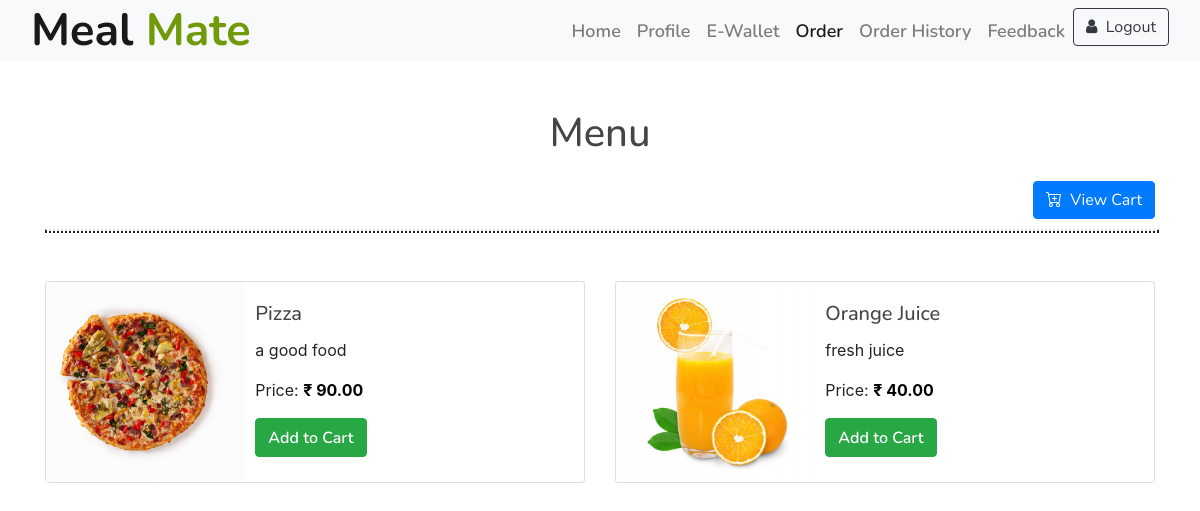
/menushowstudent/, run on the app's committed database.
### accounts/models.py (models this page shows)
class MenuItem(models.Model):
    menuid = models.AutoField(primary_key=True)
    item_name = models.CharField(max_length=255)
    description = models.TextField()
    quantity = models.IntegerField()
    price = models.DecimalField(max_digits=10, decimal_places=2)
    images = models.ImageField(upload_to='images',  default='')

### accounts/views.py (the view)
# urls.py: path('menushowstudent/', views.menushowstudent, name='menushowstudent'),
def menushowstudent(request):
    menu_items = MenuItem.objects.all()
    return render(request, 'menu_student.html', {'menu_items': menu_items})

### templates/menu_student.html (shortened to what this page needs)
{%load static%}
<!DOCTYPE html>
<html lang="en">
<head>
  <link href="https://cdn.jsdelivr.net/npm/bootstrap-icons@1.5.0/font/bootstrap-icons.css" rel="stylesheet">
  <link href="https://stackpath.bootstrapcdn.com/bootstrap/4.4.1/css/bootstrap.min.css" rel="stylesheet">
  <link href="https://cdnjs.cloudflare.com/ajax/libs/font-awesome/5.10.0/css/all.min.css" rel="stylesheet">
  <link href="{% static 'lib/animate/animate.min.css'%}" rel="stylesheet">
  <link href="{% static 'lib/owlcarousel/assets/owl.carousel.min.css'%}" rel="stylesheet">
  <link href="{% static 'lib/flaticon/font/flaticon.css'%}" rel="stylesheet">
  <link href="{% static 'lib/tempusdominus/css/tempusdominus-bootstrap-4.min.css'%}" rel="stylesheet" />
  <link href="{% static 'css/style.css'%}" rel="stylesheet">
  <link rel="stylesheet" type="text/css"
    href="https://stackpath.bootstrapcdn.com/bootstrap/4.3.1/css/bootstrap.min.css">
  <link rel="stylesheet" href="https://stackpath.bootstrapcdn.com/font-awesome/4.7.0/css/font-awesome.min.css">
</head>
<body>
  <div class="navbar navbar-expand-lg bg-light navbar-light">
    <div class="container-fluid">
      <a href="#" class="navbar-brand">Meal <span>Mate</span></a>
      <div class="collapse navbar-collapse justify-content-between" id="navbarCollapse">
        <div class="navbar-nav ml-auto">
          <a href="{% url 'index' %}" class="nav-item nav-link ">Home</a>
          <a href="{% url 'profile' %}" class="nav-item nav-link">Profile</a>
          <a href="{% url 'ewallet'%}" class="nav-item nav-link">E-Wallet</a>
          <a href="{% url 'menushowstudent' %}" class="nav-item nav-link active">Order</a>
          <a href="{% url 'order_history_student' %}" class="nav-item nav-link">Order History</a>
          <a href="{% url 'feedbackmenu' %}" class="nav-item nav-link">Feedback</a>
          <a href="{% url 'home' %}">
            <button type="button" class="btn btn-outline-dark">
              <i class="fa fa-user mr-1" aria-hidden="true"></i> Logout
            </button></a>
        </div>
      </div>
    </div>
  </div>
  <div class="container py-5">
    <div class="row">
      <div class="col-lg-10 mx-auto col-12 text-center mb-3">
        <h1 class="mt-0 text-black">Menu</h1>
      </div>
      <div class="container">
        <a href="{% url 'viewcart' %}">
          <button type="button" class="btn btn-primary cart-btn">
            <i class="bi bi-cart-plus mr-1" aria-hidden="true"></i> View Cart
          </button></a>
        <hr class="accent my-5" style="border-width: 2px; border-style: dotted; width: 100%;">
        <div class="row">
          {% for item in menu_items %}
          {% if item.quantity > 0 %}
          <div class="col-md-6 mb-3">
            <div class="card">
              <div class="row g-0">
                <div class="col-md-4">
                  <img src="{{ item.images.url }}" class="card-img-top" alt="{{ item.item_name }}"
                    style="object-fit: cover;">
                </div>
                <div class="col-md-8">
                  <div class="card-body">
                    <h5 class="card-title">{{ item.item_name }}</h5>
                    <p class="card-text">{{ item.description }}</p>
                    <p class="card-text">Price: <span class="price-highlight">₹ {{ item.price }}</span></p>
                    <button class="btn btn-success add-to-cart-btn" data-item-id="{{ item.id }}">
                      <a href="{% url 'add_to_cart' item.menuid %}" class="add-to-cart-link">Add to Cart</a>
                    </button>
                  </div>
                </div>
              </div>
            </div>
          </div>
          {% endif %}
          {% endfor %}
        </div>
      </div>
    </div>
  </div>
</body>
</html>

### static/css/style.css (style rules this page uses)
body { color: #757575; background: #ffffff; font-family: 'open sans', sans-serif; }
h1, h2, h3, h4, h5, h6 { color: #454545; font-family: 'Nunito', sans-serif; }
a { font-family: 'Nunito', sans-serif; font-weight: 600; color: #fbaf32; transition: .3s; }
.container-fluid { max-width: 1366px; }
.navbar { position: relative; transition: .5s; z-index: 999; }
.navbar .navbar-brand { margin: 0; color: #fbaf32; font-size: 45px; line-height: 0px; font-weight: 700; font-family: 'Nunito', sans-serif; transition: .5s; }
.navbar .navbar-brand span { color: #719a0a; }
@media (min-width: 992px) { .navbar { position: absolute; width: 100%; padding: 30px 60px; background: transparent !important; z-index: 9; } }
@media (min-width: 992px) { .navbar .navbar-brand { color: #fbaf32; } }
@media (min-width: 992px) { .navbar-light .navbar-nav .nav-link, .navbar-light .navbar-nav .nav-link:focus { padding: 10px 10px 8px 10px; font-family: 'Nunito', sans-serif; color: #ffffff; font-size: 18px; font-weight: 600; } }
@media (min-width: 992px) { .navbar-light .navbar-nav .nav-link:hover, .navbar-light .navbar-nav .nav-link.active { color: #fbaf32; } }

### templates/menu_student.html (style rules this page uses)
.price-highlight { color: rgb(0, 0, 0); font-weight: bold; }
.card { margin-bottom: 20px; }
.card-img-top { width: 200px; height: 200px; align-self: center; }
.add-to-cart-link { text-decoration: none; color: rgb(255, 255, 255); }
.cart-btn { float: right; }

### data on the page
MenuItem: images (picture), item_name "Pizza", description "a good food", price "90.00"
MenuItem: images (picture), item_name "Orange Juice", description "fresh juice", price "40.00"
